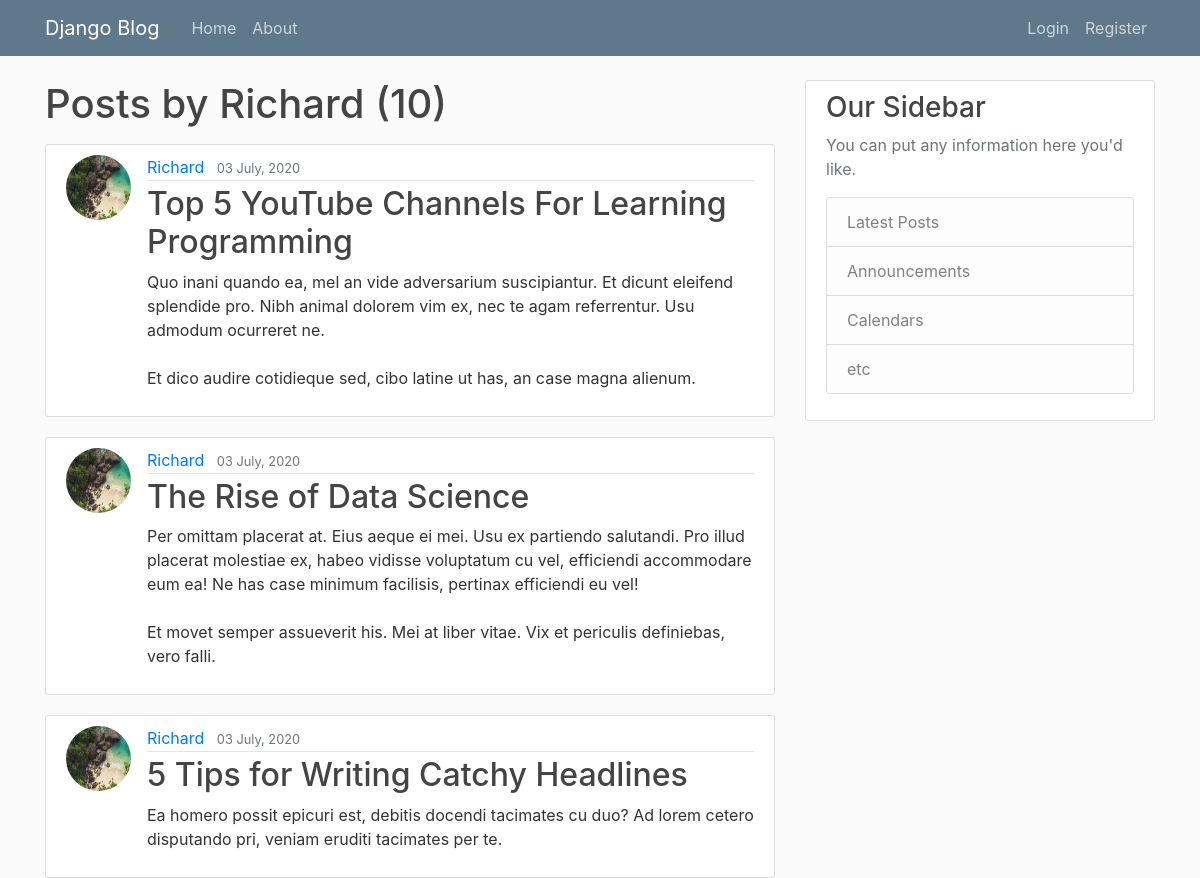
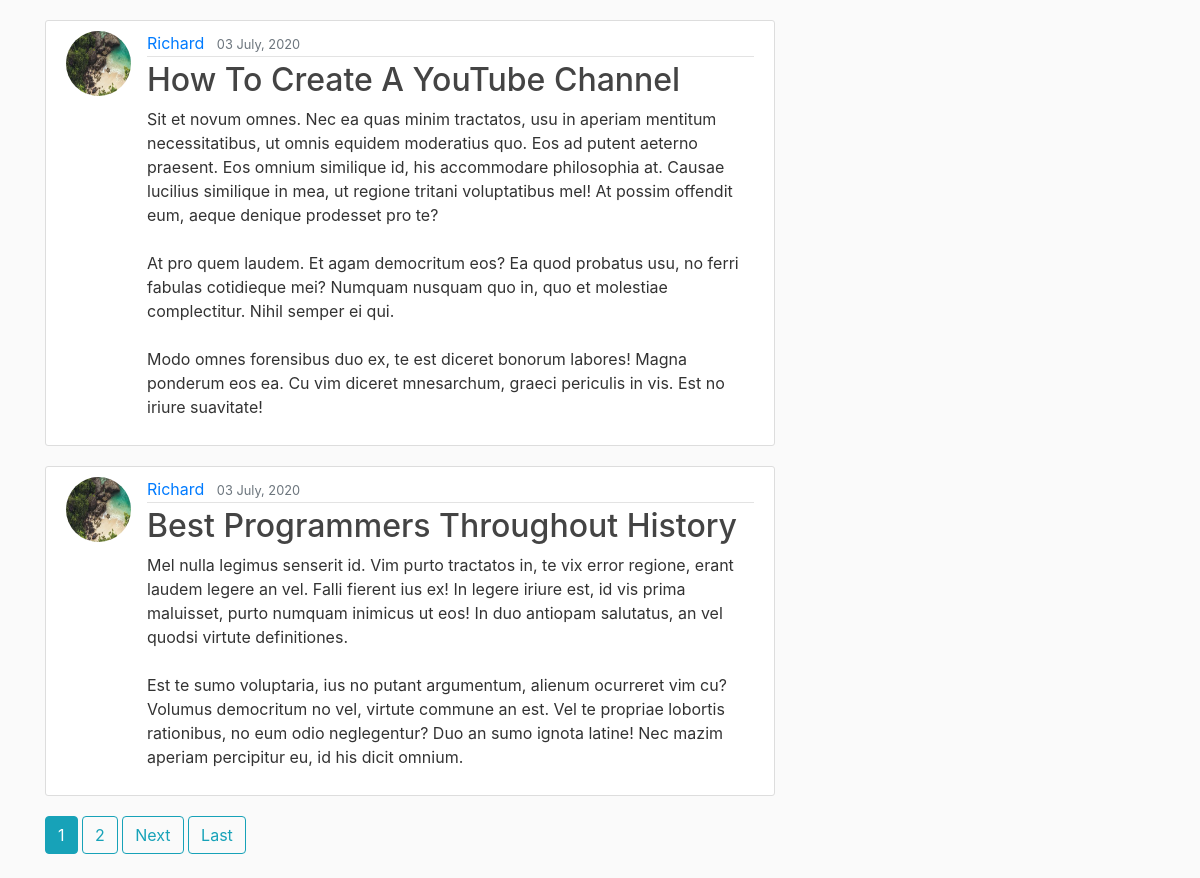
The page /user/Richard on the database its author committed (2 pictures, top to bottom).
### blog/models.py (models this page shows, shortened)
class Post(models.Model):
    title = models.CharField(max_length=100)
    content = models.TextField()
    date_posted = models.DateTimeField(default=timezone.now)
    author = models.ForeignKey(User, on_delete=models.CASCADE)

### users/models.py (models this page shows, shortened)
class Profile(models.Model):
    user = models.OneToOneField(User, on_delete=models.CASCADE)
    image = models.ImageField(default='default.jpg', upload_to='profile_pics')

### blog/views.py (the view)
class UserPostListView(ListView):
    model = Post
    template_name = 'blog/user_posts.html'
    context_object_name = 'posts'
    ordering = ['-date_posted']
    paginate_by = 5
    def get_queryset(self):
        user = get_object_or_404(User, username=self.kwargs.get('username'))
        return Post.objects.filter(author=user).order_by('-date_posted')

### blog/templates/blog/user_posts.html (shortened to what this page needs)
{% extends "blog/base.html" %}
{% block content %}
    <h1 class="mb-3"> Posts by {{ view.kwargs.username }} ({{ page_obj.paginator.count }})</h1>
    {% for post in posts %}
        <article class="media content-section">
            <img class="rounded-circle article-img" src="{{post.author.profile.image.url}}"">
            <div class="media-body">
                <div class="article-metadata">
                    <a class="mr-2" href="{% url 'user-posts' post.author.username %}">{{ post.author }}</a>
                    <small class="text-muted">{{ post.date_posted | date:"d F, Y" }}</small>
                </div>
                <h2><a class="article-title" href="{% url 'post-detail' post.id %}">{{ post.title }}</a></h2>
                <p class="article-content">{{ post.content }}</p>
            </div>
        </article>
    {% endfor %}
    {% if is_paginated %}
        {% for num in page_obj.paginator.page_range %}
            {% if page_obj.number == num %}
                <a class="btn btn-info mb-4" href="?page={{ num }}">{{ num }}</a>
            {% elif num > page_obj.number|add:'-3' and num < page_obj.number|add:'3' %}
                <a class="btn btn-outline-info mb-4" href="?page={{ num }}">{{ num }}</a>
            {% endif %}
        {% endfor %}
        {% if page_obj.has_next %}
            <a class="btn btn-outline-info mb-4" href="?page={{ page_obj.next_page_number }}">Next</a>
            <a class="btn btn-outline-info mb-4" href="?page={{ page_obj.paginator.num_pages }}">Last</a>
        {% endif %}
    {% endif %}
{% endblock content %}

### blog/templates/blog/base.html (shortened to what this page needs)
{% load static %}
<!DOCTYPE html>
<html>
<head>
    <link rel="stylesheet" href="https://stackpath.bootstrapcdn.com/bootstrap/4.3.1/css/bootstrap.min.css">
    <link rel="stylesheet" type="text/css" href="{% static 'blog/main.css' %}">
</head>
<body>
    <header class="site-header">
        <nav class="navbar navbar-expand-md navbar-dark bg-steel fixed-top">
            <div class="container">
            <a class="navbar-brand mr-4" href="{% url 'blog-home' %}">Django Blog</a>
            <div class="collapse navbar-collapse" id="navbarToggle">
                <div class="navbar-nav mr-auto">
                <a class="nav-item nav-link" href="{% url 'blog-home' %}">Home</a>
                <a class="nav-item nav-link" href="{% url 'blog-about' %}">About</a>
                </div>
                <div class="navbar-nav">
                    {%if user.is_authenticated %}
                        <a class="nav-item nav-link" href="{% url 'post-create' %}">New Post</a>
                        <a class="nav-item nav-link" href="{% url 'profile' %}">Profile</a>
                        <a class="nav-item nav-link" href="{% url 'logout' %}">Logout</a>
                    {% else %}
                        <a class="nav-item nav-link" href="{% url 'login' %}">Login</a>
                        <a class="nav-item nav-link" href="{% url 'register' %}">Register</a>
                    {% endif %}
                </div>
            </div>
            </div>
        </nav>
    </header>
    <main role="main" class="container">
        <div class="row">
            <div class="col-md-8">
                {% block content %}{% endblock %}
            </div>
            <div class="col-md-4">
                <div class="content-section">
                    <h3>Our Sidebar</h3>
                    <p class='text-muted'>You can put any information here you'd like.
                        <ul class="list-group">
                            <li class="list-group-item list-group-item-light">Latest Posts</li>
                            <li class="list-group-item list-group-item-light">Announcements</li>
                            <li class="list-group-item list-group-item-light">Calendars</li>
                            <li class="list-group-item list-group-item-light">etc</li>
                        </ul>
                    </p>
                </div>
            </div>
        </div>
    </main>
</body>
</html>

### blog/static/blog/main.css (style rules this page uses)
body { background: #fafafa; color: #333333; margin-top: 5rem; }
h1, h2, h3, h4, h5, h6 { color: #444444; }
ul { margin: 0; }
.bg-steel { background-color: #5f788a; }
.site-header .navbar-nav .nav-link { color: #cbd5db; }
.content-section { background: #ffffff; padding: 10px 20px; border: 1px solid #dddddd; border-radius: 3px; margin-bottom: 20px; }
.article-title { color: #444444; }
.article-content { white-space: pre-line; }
.article-img { height: 65px; width: 65px; margin-right: 16px; }
.article-metadata { padding-bottom: 1px; margin-bottom: 4px; border-bottom: 1px solid #e3e3e3 }

### rows shown on the page
Post: author.profile.image (picture), author "Richard", date_posted "03 July, 2020", title "Top 5 YouTube Channels For Learning Programming", content "Quo inani quando ea, mel an vide adversarium suscipiantur. Et dicunt eleifend splendide pro. Nibh animal dolorem vim ex, nec te agam referrentur. Usu admodum ocurreret ne. Et dico audire cotidieque sed, cibo latine ut has, an case magna alienum."
Post: author.profile.image (picture), author "Richard", date_posted "03 July, 2020", title "The Rise of Data Science", content "Per omittam placerat at. Eius aeque ei mei. Usu ex partiendo salutandi. Pro illud placerat molestiae ex, habeo vidisse voluptatum cu vel, efficiendi accommodare eum ea! Ne has case minimum facilisis, pertinax efficiendi eu vel! Et movet semper assueverit his. Mei at liber vitae. Vix et periculis definiebas, vero falli."
Post: author.profile.image (picture), author "Richard", date_posted "03 July, 2020", title "5 Tips for Writing Catchy Headlines", content "Ea homero possit epicuri est, debitis docendi tacimates cu duo? Ad lorem cetero disputando pri, veniam eruditi tacimates per te."
Post: author.profile.image (picture), author "Richard", date_posted "03 July, 2020", title "How To Create A YouTube Channel", content "Sit et novum omnes. Nec ea quas minim tractatos, usu in aperiam mentitum necessitatibus, ut omnis equidem moderatius quo. Eos ad putent aeterno praesent. Eos omnium similique id, his accommodare philosophia at. Causae lucilius similique in mea, ut regione tritani voluptatibus mel! At possim offendit eum, aeque denique prodesset pro te? At pro quem laudem. Et agam democritum eos? Ea quod probatus usu, no ferri fabulas cotidieque mei? Numquam nusquam quo in, quo et molestiae complectitur. Nihil semper ei qui. Modo omnes forensibus duo ex, te est diceret bonorum labores! Magna ponderum eos ea. Cu vim diceret mnesarchum, graeci periculis in vis. Est no iriure suavitate!"
Post: author.profile.image (picture), author "Richard", date_posted "03 July, 2020", title "Best Programmers Throughout History", content "Mel nulla legimus senserit id. Vim purto tractatos in, te vix error regione, erant laudem legere an vel. Falli fierent ius ex! In legere iriure est, id vis prima maluisset, purto numquam inimicus ut eos! In duo antiopam salutatus, an vel quodsi virtute definitiones. Est te sumo voluptaria, ius no putant argumentum, alienum ocurreret vim cu? Volumus democritum no vel, virtute commune an est. Vel te propriae lobortis rationibus, no eum odio neglegentur? Duo an sumo ignota latine! Nec mazim aperiam percipitur eu, id his dicit omnium."

### other values the page prints
{{ view.kwargs.username }} "Richard"
{{ page_obj.paginator.count }} "10"
{{ num }} "1"
{{ num }} "2"
